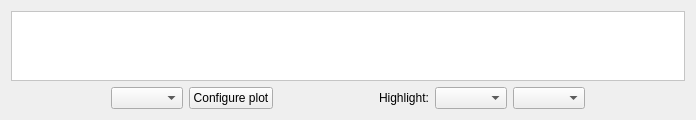
       <widget class="QWidget" name="tabExploratoryPlots">
        <attribute name="title">
         <string>Exploratory plots</string>
        </attribute>
        <layout class="QVBoxLayout" name="verticalLayout_2">
         <item>
          <widget class="QScrollArea" name="plotExploratoryScrollArea">
           <property name="palette">
            <palette>
             <active>
              <colorrole role="Base">
               <brush brushstyle="SolidPattern">
                <color alpha="255">
                 <red>255</red>
                 <green>255</green>
                 <blue>255</blue>
                </color>
               </brush>
              </colorrole>
              <colorrole role="Window">
               <brush brushstyle="SolidPattern">
                <color alpha="255">
                 <red>255</red>
                 <green>255</green>
                 <blue>255</blue>
                </color>
               </brush>
              </colorrole>
             </active>
             <inactive>
              <colorrole role="Base">
               <brush brushstyle="SolidPattern">
                <color alpha="255">
                 <red>255</red>
                 <green>255</green>
                 <blue>255</blue>
                </color>
               </brush>
              </colorrole>
              <colorrole role="Window">
               <brush brushstyle="SolidPattern">
                <color alpha="255">
                 <red>255</red>
                 <green>255</green>
                 <blue>255</blue>
                </color>
               </brush>
              </colorrole>
             </inactive>
             <disabled>
              <colorrole role="Base">
               <brush brushstyle="SolidPattern">
                <color alpha="255">
                 <red>255</red>
                 <green>255</green>
                 <blue>255</blue>
                </color>
               </brush>
              </colorrole>
              <colorrole role="Window">
               <brush brushstyle="SolidPattern">
                <color alpha="255">
                 <red>255</red>
                 <green>255</green>
                 <blue>255</blue>
                </color>
               </brush>
              </colorrole>
             </disabled>
            </palette>
           </property>
           <property name="autoFillBackground">
            <bool>true</bool>
           </property>
           <property name="frameShape">
            <enum>QFrame::StyledPanel</enum>
           </property>
           <property name="frameShadow">
            <enum>QFrame::Plain</enum>
           </property>
           <property name="widgetResizable">
            <bool>true</bool>
           </property>
           <property name="alignment">
            <set>Qt::AlignCenter</set>
           </property>
           <widget class="QWidget" name="scrollAreaWidgetContents_2">
            <property name="geometry">
             <rect>
              <x>0</x>
              <y>0</y>
              <width>666</width>
              <height>582</height>
             </rect>
            </property>
           </widget>
          </widget>
         </item>
         <item>
          <layout class="QHBoxLayout" name="horizontalLayout_8">
           <item>
            <spacer name="horizontalSpacer_5">
             <property name="orientation">
              <enum>Qt::Horizontal</enum>
             </property>
             <property name="sizeHint" stdset="0">
              <size>
               <width>100</width>
               <height>20</height>
              </size>
             </property>
            </spacer>
           </item>
           <item>
            <layout class="QHBoxLayout" name="horizontalLayout_9">
             <item>
              <widget class="QComboBox" name="cboExploratoryPlots">
               <property name="enabled">
                <bool>true</bool>
               </property>
               <property name="sizePolicy">
                <sizepolicy hsizetype="Preferred" vsizetype="Fixed">
                 <horstretch>1</horstretch>
                 <verstretch>0</verstretch>
                </sizepolicy>
               </property>
               <property name="sizeAdjustPolicy">
                <enum>QComboBox::AdjustToContents</enum>
               </property>
              </widget>
             </item>
             <item>
              <widget class="QPushButton" name="btnExploratoryConfigurePlot">
               <property name="enabled">
                <bool>true</bool>
               </property>
               <property name="text">
                <string>Configure plot</string>
               </property>
              </widget>
             </item>
            </layout>
           </item>
           <item>
            <spacer name="horizontalSpacer_6">
             <property name="orientation">
              <enum>Qt::Horizontal</enum>
             </property>
             <property name="sizeHint" stdset="0">
              <size>
               <width>100</width>
               <height>20</height>
              </size>
             </property>
            </spacer>
           </item>
           <item>
            <widget class="QLabel" name="label_16">
             <property name="text">
              <string>Highlight:</string>
             </property>
            </widget>
           </item>
           <item>
            <widget class="QComboBox" name="cboHighlightHierarchyExploratory">
             <property name="sizeAdjustPolicy">
              <enum>QComboBox::AdjustToContents</enum>
             </property>
            </widget>
           </item>
           <item>
            <widget class="QComboBox" name="cboHighlightFeatureExploratory">
             <property name="insertPolicy">
              <enum>QComboBox::InsertAtBottom</enum>
             </property>
             <property name="sizeAdjustPolicy">
              <enum>QComboBox::AdjustToContents</enum>
             </property>
            </widget>
           </item>
           <item>
            <spacer name="horizontalSpacer_8">
             <property name="orientation">
              <enum>Qt::Horizontal</enum>
             </property>
             <property name="sizeHint" stdset="0">
              <size>
               <width>100</width>
               <height>20</height>
              </size>
             </property>
            </spacer>
           </item>
          </layout>
         </item>
        </layout>
       </widget>
